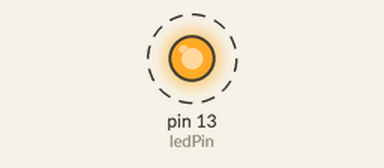
Bench run of a sketch on a simulated Arduino Uno, built with avr-gcc and run on an emulated ATmega328P. Parts: output pins drawn as LEDs (lit = HIGH). Dashed ring = blinking. What the sketch prints to the serial monitor is not drawn.

Above: at 0.5 s.
Timing chart, 0 to 4.6 s (numbered marks = the images above):
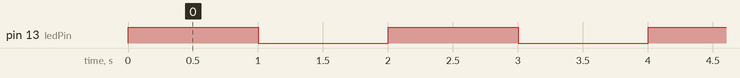

Measured:
- by itself, pin 13 (ledPin): alternates HIGH for 1.0 s and LOW for 1.0 s

The sketch:

LEDserialMonitorHIGHLOW.ino
```cpp
int ledPin = 13;
int delayPeriod = 1000;

void setup()
{
  Serial.begin(9600);
  pinMode(ledPin, OUTPUT);
}

void loop()
{
  if (Serial.available() == 0)
  {
    Serial.println("LED: On");
    // Serial.println(ledPin, DEC);
    digitalWrite(ledPin, HIGH);
    delay(delayPeriod);
    //-------------------------
    Serial.println("LED: Off");
    digitalWrite(ledPin, LOW);
    delay(delayPeriod);
  }
}
```
